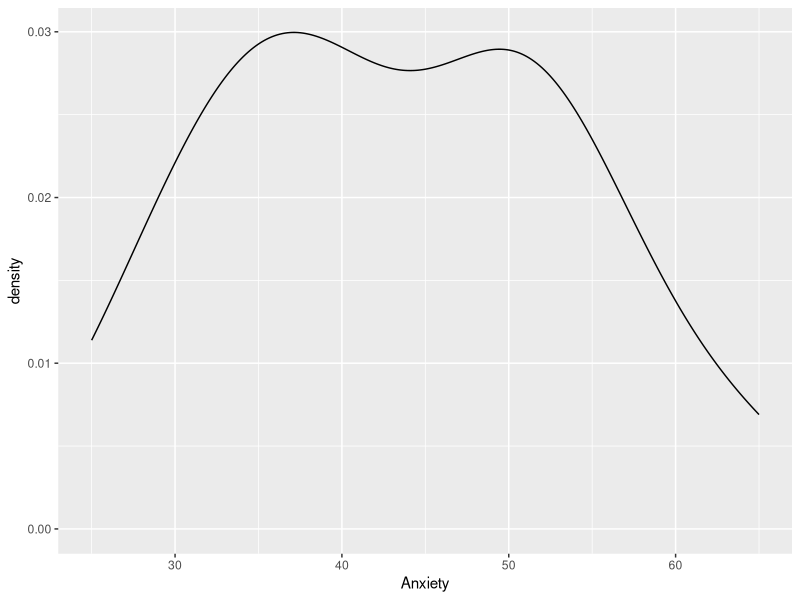
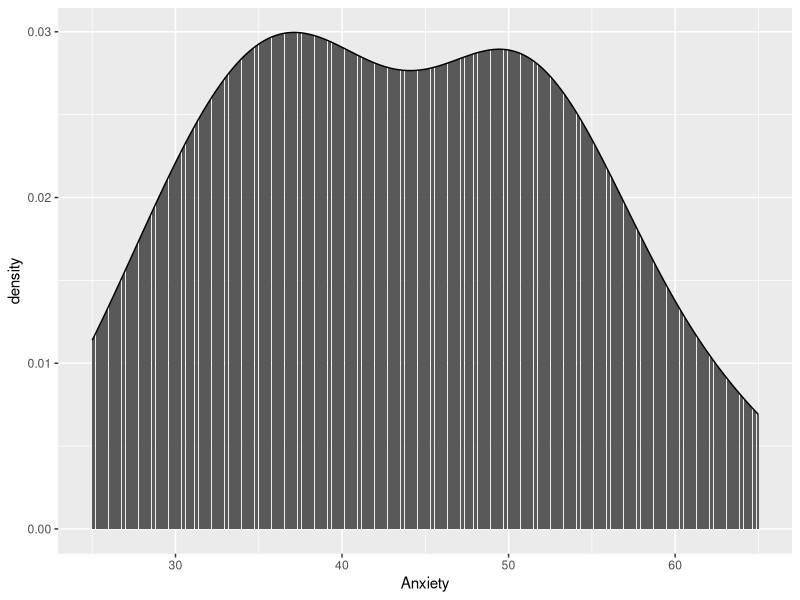
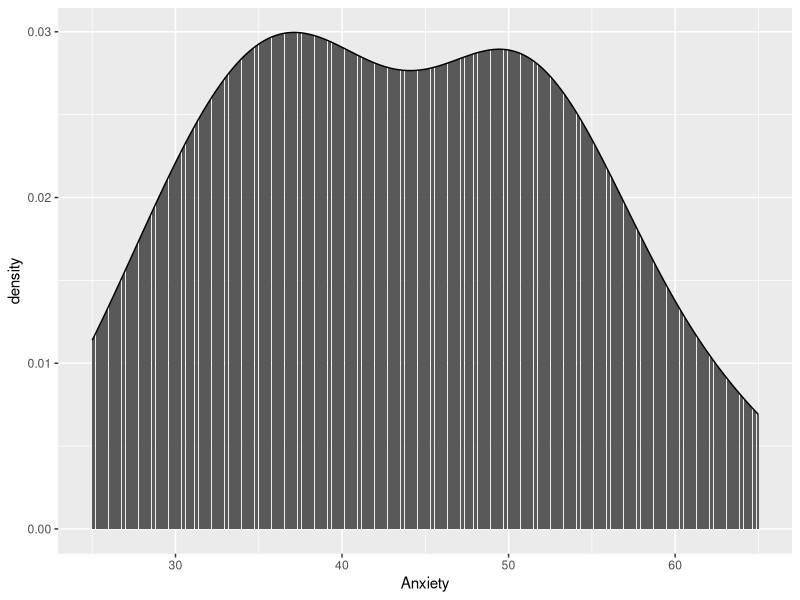
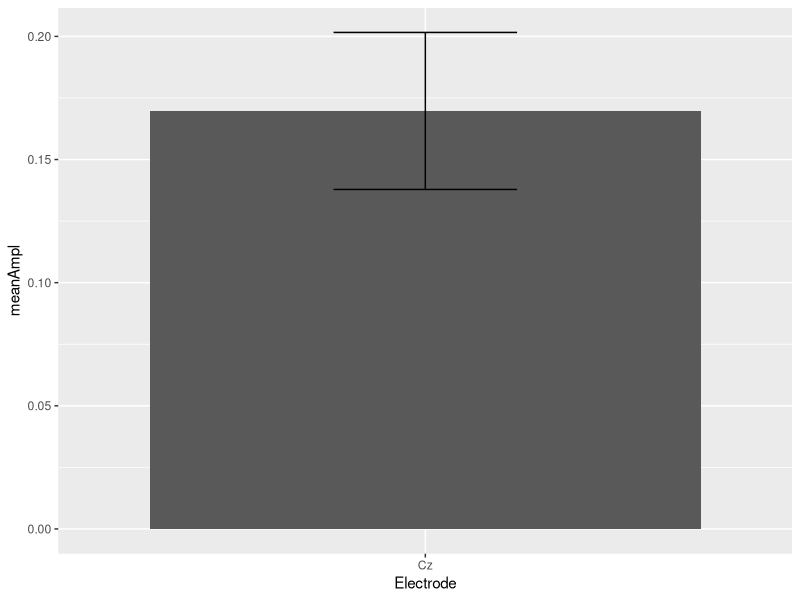

Write R code to recreate these figures, in order. (Note: this script raises an error after producing the figures.)
################## STATISTICS FOR PSYCHOLOGY PSYCH-UH 1004Q #############################################################
#################### RECITATION 4: plotting, z and CIs ##################################################################
############################# SOLUTIONS #################################################################################
#########################################################################################################################

#install.packages("tidyverse") # you don't need to run this line if you have already installed tidyverse before
library(tidyverse) # run this line to be able to use all the functions we need.

#########################################################################################################################
#### SECTION 1: more distribution plots  ################################################################################
#########################################################################################################################

spiderData <- read_csv("spider.csv") # import the csv file enclosed in the folder you downloaded for the class
spiderData # call the dataframe to have a look at it. 

### Last time we learned how to plot a histogram and a barplot. Today we will add one more plot type: density plots. A density plot can be seen as an extension of the histogram. As opposed to the histogram, the density plot can smooth out the distribution of values and reduce the noise. As such density plots work better at determining the distribution shape (the concept of the shape of a probability distribution arises in questions of finding an appropriate distribution to use to model the statistical properties of a population, given a sample from that population) because they’re not affected by the number of bins. Remember that this also means that both histogram and density plots are suitable for *continuous* variables, but not for discrete variables.

# The code structure is the same as we have seen last time.
densityAnxiety <- ggplot(data = spiderData)+ # the dataset it needs to retrieve the data from. This will just draw the frame of plot. You then add a `+` for further instructions to give for plotting.
  geom_density(aes(x = Anxiety)) # as much as histogram, density is a geometry. So let's see what's the name for it! 
densityAnxiety # call the plot to visualize it

# We could even have histogram and density overlaid with one another! Just by adding them to the same plot 
histo.densityAnxiety <- ggplot(data = spiderData)+ 
  geom_histogram(stat="density", aes(x = Anxiety))+ # you might need to change some parameter here... plot this and see what happens! 
  geom_density(aes(x = Anxiety))
histo.densityAnxiety # call the plot to visualize it

# Remeber that to avoid redundancy, if the geometries of your code *share* the same dataset and x and y variables, you can add that info in the ggplot() function call, instead of repeating it for each geometry. Let's do it together!
histo.densityAnxietyOverlay <- ggplot(data = spiderData, aes(x = Anxiety))+ 
  geom_histogram(stat='density')+
  geom_density()
histo.densityAnxietyOverlay # call the plot to visualize it

#########################################################################################################################
#### SECTION 2: z-test and distribution #################################################################################
#########################################################################################################################

## Let's do some practice with z/norm distribution and the pnorm() and qnorm() function. We will be using these functions (and similar ones for the other statistical tests), so it is important to grasp what they do and why they are useful. If you look at the description of the functions in the helper (do that now, please), you will see that pnorm(), qnorm(), and the other functions for the normal distribution, assume a mean of 0 and a sd of 1. This means that if you use these functions without specifying the mean and sd, R will assume you are dealing with a *standard* normal distribution (i.e., the z-distribution). 

# The pnorm() function will spit out the percentile or the p-value corresponding to a given value, mean and sd. The qnorm() function will spit out the quantile (i.e., the value) corresponding to a given p-value, mean, and sd. Essentially, pnorm() and qnorm() are the counterpart of one another. So, let's practice this!

# Find the one-tailed z-score for p=0.32. The functions will assume you want the one-tailed value for the left/lower tail; but if you rather want the right/upper tail, you can change it by specifying the argument lower.tail=FALSE in function.

qnorm(p=0.32, lower.tail=FALSE)

# Find the one-tailed p-value for z=1.5.

pnorm(q=1.5, lower.tail=FALSE)

#Alternatively, for pnorm() you can also calculate it by subtracting the function from 1.
1 - pnorm(q=1.5)

# Find the two-tailed z-score for p=0.32. If we want the two-tailed quantile value for a given p, it means that the p-value is also two-tailed. What does this mean?

qnorm(p=0.32/2)

# Find the two-tailed p-value for z=1.5. The p-value spit out by the pnorm() function will always be one-tailed. How do we make two-tailed?

pnorm(q=1.5, lower.tail=F)*2

#########################################################################################################################
#### SECTION 3: confidence intervals ####################################################################################
#########################################################################################################################

#### Let's now read the EEG dataset. To review what we have done so far, let's calculate the mean, sd, var, and se of the amplitude for the electrodes "Cz". Let's use the %>% operator, the group_by() function, and the summarise() function to do that in one shot!

eegData <- read_csv("eeg.csv") # load the eeg dataset

summaryEEG <- eegData %>% # take the original dataset
  filter(Electrode== "Cz") %>% # filter the electrode variable 
  group_by(Electrode) %>% # group by electrode
  summarise(meanAmpl = mean(Ampl), # make a new dataframe with these variables
            sdAmpl = sd(Ampl),
            varAmpl = var(Ampl),
            nObs = n(),
            seAmpl= sdAmpl/sqrt(nObs))

## Let's also plot the mean of the amplitude for the electrode "Cz", together with the error bars showing its standard error. Feel free to use the help engine if you don't remember the function names!
plotAmplSE <- ggplot(data=summaryEEG, aes(x=Electrode, y=meanAmpl))+ #load the dataset and set aesthetics
  geom_col()+ # set geometry barplot
  geom_errorbar(aes(ymin=meanAmpl-seAmpl, ymax=meanAmpl+seAmpl), width=0.3) # add errorbars with SE; you may want to adjust the width of the skewers too
plotAmplSE

## Cool. Now, What if I want to plot 95% CIs instead of SEs? How do we calculate CIs again?
ci = tcrit * sd # awesome! Remember you can't run this just yet, If you try, it will give you an error! We will first need to store each term as a variable!

tcrit = qt(p=0.975, df=summaryEEG$nObs-1) # first term: let's go and see how it works!
se = summaryEEG$seAmpl # second term

ci = tcrit * se # now you can run it!

# And now are actually ready to plot the CIs as error bars! Don't copy and paste pleaaaaaaase!!!
plotAmplCI <-  ggplot(data=summaryEEG, aes(x=Electrode, y=meanAmpl))+ # load the dataset and set aesthetics
  geom_col()+ # set geometry barplot
  geom_errorbar(aes(ymin=meanAmpl-ci, ymax=meanAmpl+ci), width = 0.3) # add errorbars with CIs; you may want to adjust the width of the skewers too
plotAmplCI

### Boom. Neat, uh?

